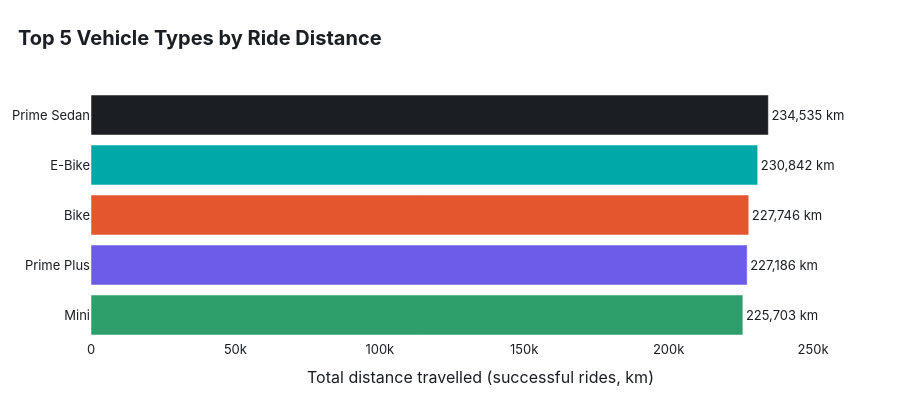
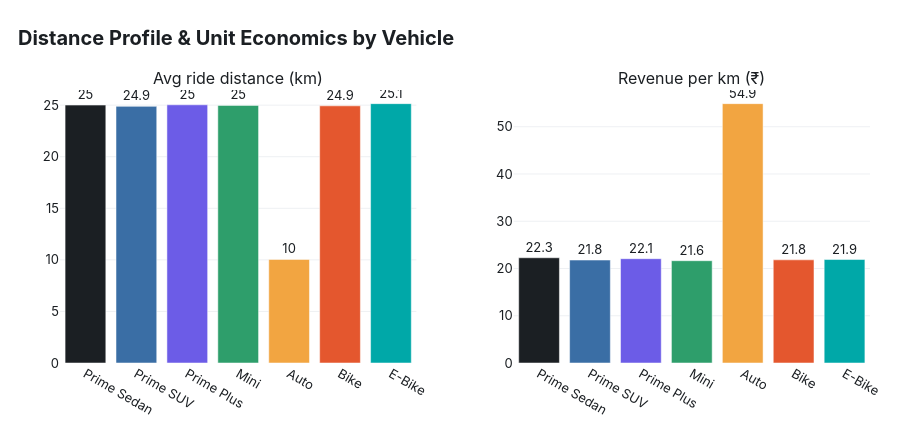

Write notebook code for charts like these, in order.
### Code cell
top5 = veh["Total_Distance_km"].nlargest(5).sort_values()
fig = go.Figure(go.Bar(x=top5.values, y=top5.index, orientation="h", marker_color=[VEH_COLORS[v] for v in top5.index],
                       text=[f"{v:,.0f} km" for v in top5.values], textposition="outside", cliponaxis=False))
fig.update_layout(xaxis_title="Total distance travelled (successful rides, km)", xaxis_range=[0, top5.max() * 1.15])
show(fig, "Top 5 Vehicle Types by Ride Distance", height=400)

fig = make_subplots(rows=1, cols=2, subplot_titles=("Avg ride distance (km)", "Revenue per km (₹)"), horizontal_spacing=0.12)
fig.add_trace(go.Bar(x=veh.index, y=veh["Avg_Distance_km"], marker_color=[VEH_COLORS[v] for v in veh.index],
                     text=veh["Avg_Distance_km"].round(1), textposition="outside"), 1, 1)
fig.add_trace(go.Bar(x=veh.index, y=veh["Revenue_per_Km"], marker_color=[VEH_COLORS[v] for v in veh.index],
                     text=veh["Revenue_per_Km"].round(1), textposition="outside"), 1, 2)
fig.update_layout(showlegend=False)
show(fig, "Distance Profile & Unit Economics by Vehicle", height=430)
a = veh.loc["Auto"]; o = veh.drop("Auto")
insight(f"**Auto is the outlier**: avg ride is only **{a['Avg_Distance_km']:.1f} km** vs **{o['Avg_Distance_km'].mean():.1f} km** for other vehicles, "
        f"yet fares are similar (avg ₹{a['Avg_Fare']:.0f}) - so Auto earns **₹{a['Revenue_per_Km']:.0f}/km vs ~₹{o['Revenue_per_Km'].mean():.0f}/km**. "
        f"Prime Sedan leads on distance ({veh.loc['Prime Sedan','Total_Distance_km']:,.0f} km) and realised revenue.")

### Figure 1 — Plotly figure (JSON) as saved in the notebook; plotly's stock layout.template omitted (floating-point values rounded to 4 significant figures)
{"data": [{"cliponaxis": false, "marker": {"color": ["#2E9E6B", "#6C5CE7", "#E4572E", "#00A8A8", "#1B1F23"]}, "orientation": "h", "text": ["225,703 km", "227,186 km", "227,746 km", "230,842 km", "234,535 km"], "textposition": "outside", "type": "bar", "x": [225703, 227186, 227746, 230842, 234535], "y": ["Mini", "Prime Plus", "Bike", "E-Bike", "Prime Sedan"]}], "layout": {"height": 400, "title": {"text": "<b>Top 5 Vehicle Types by Ride Distance</b>"}, "xaxis": {"range": [0, 269700.0], "title": {"text": "Total distance travelled (successful rides, km)"}}}}

### Figure 2 — Plotly figure (JSON) as saved in the notebook; plotly's stock layout.template omitted (floating-point values rounded to 4 significant figures)
{"data": [{"marker": {"color": ["#1B1F23", "#3A6EA5", "#6C5CE7", "#2E9E6B", "#F2A541", "#E4572E", "#00A8A8"]}, "text": [25.0, 24.9, 25.0, 25.0, 10.0, 24.9, 25.1], "textposition": "outside", "type": "bar", "x": ["Prime Sedan", "Prime SUV", "Prime Plus", "Mini", "Auto", "Bike", "E-Bike"], "xaxis": "x", "y": [25.01, 24.88, 25.03, 24.98, 10.04, 24.93, 25.15], "yaxis": "y"}, {"marker": {"color": ["#1B1F23", "#3A6EA5", "#6C5CE7", "#2E9E6B", "#F2A541", "#E4572E", "#00A8A8"]}, "text": [22.3, 21.8, 22.1, 21.6, 54.9, 21.8, 21.9], "textposition": "outside", "type": "bar", "x": ["Prime Sedan", "Prime SUV", "Prime Plus", "Mini", "Auto", "Bike", "E-Bike"], "xaxis": "x2", "y": [22.27, 21.79, 22.08, 21.65, 54.89, 21.83, 21.9], "yaxis": "y2"}], "layout": {"annotations": [{"font": {"size": 16}, "showarrow": false, "text": "Avg ride distance (km)", "x": 0.22, "xanchor": "center", "xref": "paper", "y": 1, "yanchor": "bottom", "yref": "paper"}, {"font": {"size": 16}, "showarrow": false, "text": "Revenue per km (₹)", "x": 0.78, "xanchor": "center", "xref": "paper", "y": 1, "yanchor": "bottom", "yref": "paper"}], "height": 430, "showlegend": false, "title": {"text": "<b>Distance Profile & Unit Economics by Vehicle</b>"}, "xaxis": {"anchor": "y", "domain": [0, 0.44]}, "xaxis2": {"anchor": "y2", "domain": [0.56, 1]}, "yaxis": {"anchor": "x", "domain": [0, 1]}, "yaxis2": {"anchor": "x2", "domain": [0, 1]}}}
